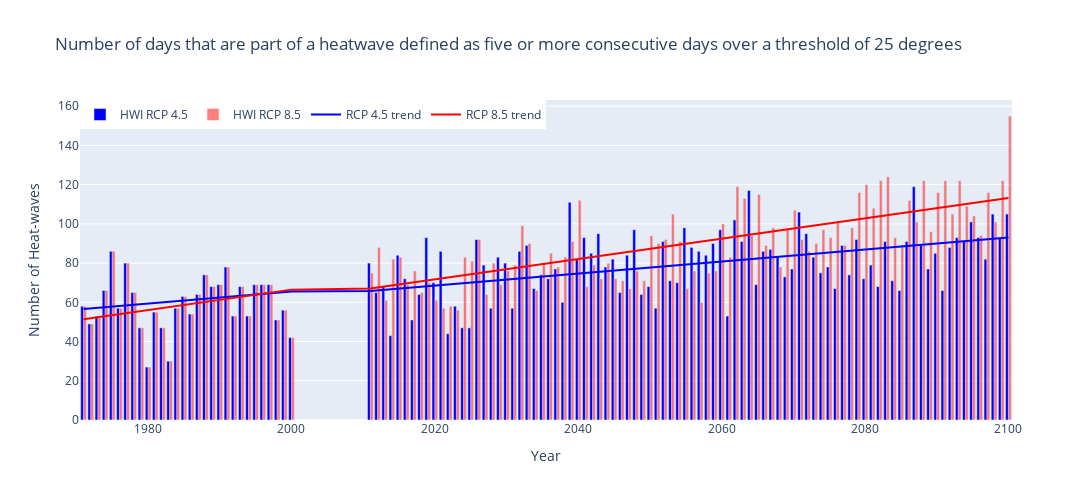

The notebook cell saved with this chart:
### Markdown cell above
### Plots the Heat-wave index (HWI)
Number of days that are part of a heatwave, defined as five or more consecutive days over a threshold of 25 degrees.

### Code cell
# This code plots the data with Heat-wave index for the selected pixel 
# Sample data
b = pixel_values_hwih + pixel_values_hwi45
t = pixel_values_hwih + pixel_values_hwi85 
# Calculate trend lines for b and t
b_trend = np.polyfit(np.arange(len(b)), b, 1)
t_trend = np.polyfit(np.arange(len(t)), t, 1)
# Define years
yearh = list(range(1971, 2001))
yearp1 = list(range(2011, 2101))
year = yearh + yearp1
# Create figure
fig = go.Figure()
# Add bar trace for 'b'
fig.add_trace(go.Bar(x=year, y=b, name='HWI RCP 4.5', marker_color='blue'))
# Add bar trace for 't'
fig.add_trace(go.Bar(x=year, y=t, name='HWI RCP 8.5', opacity=0.5, marker_color='red'))
# Add trend line trace for 'b'
fig.add_trace(go.Scatter(x=year, y=np.polyval(b_trend, np.arange(len(b))), mode='lines', name='RCP 4.5 trend', line=dict(color='blue')))
# Add trend line trace for 't'
fig.add_trace(go.Scatter(x=year, y=np.polyval(t_trend, np.arange(len(t))), mode='lines', name='RCP 8.5 trend', line=dict(color='red')))
# Update layout
fig.update_layout(
    title='Number of days that are part of a heatwave defined as five or more consecutive days over a threshold of 25 degrees',
    xaxis_title='Year',
    yaxis_title='Number of Heat-waves',
    legend=dict(x=0, y=1, traceorder='normal', orientation='h'),
    width=1100,
    height=500)
